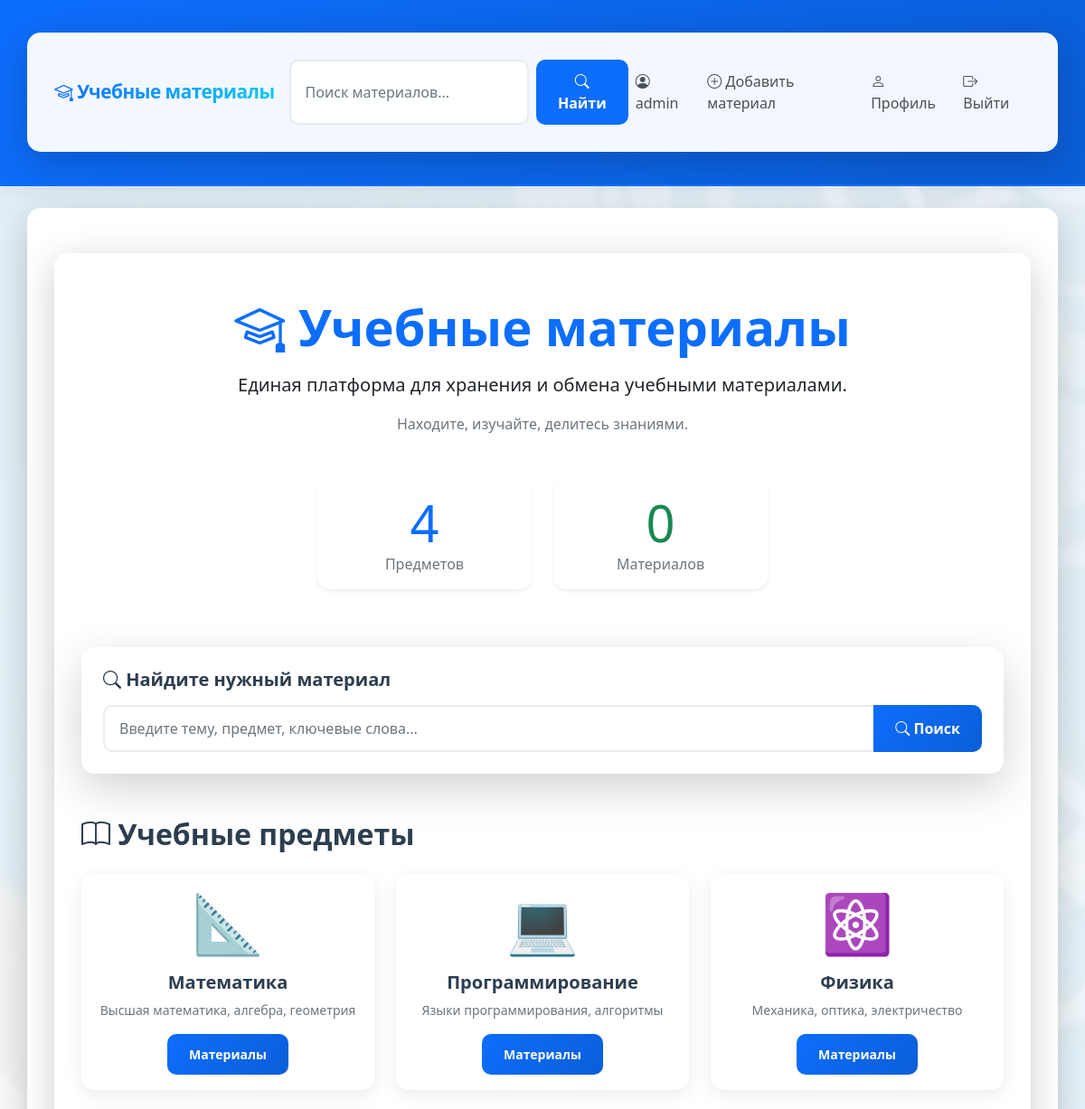
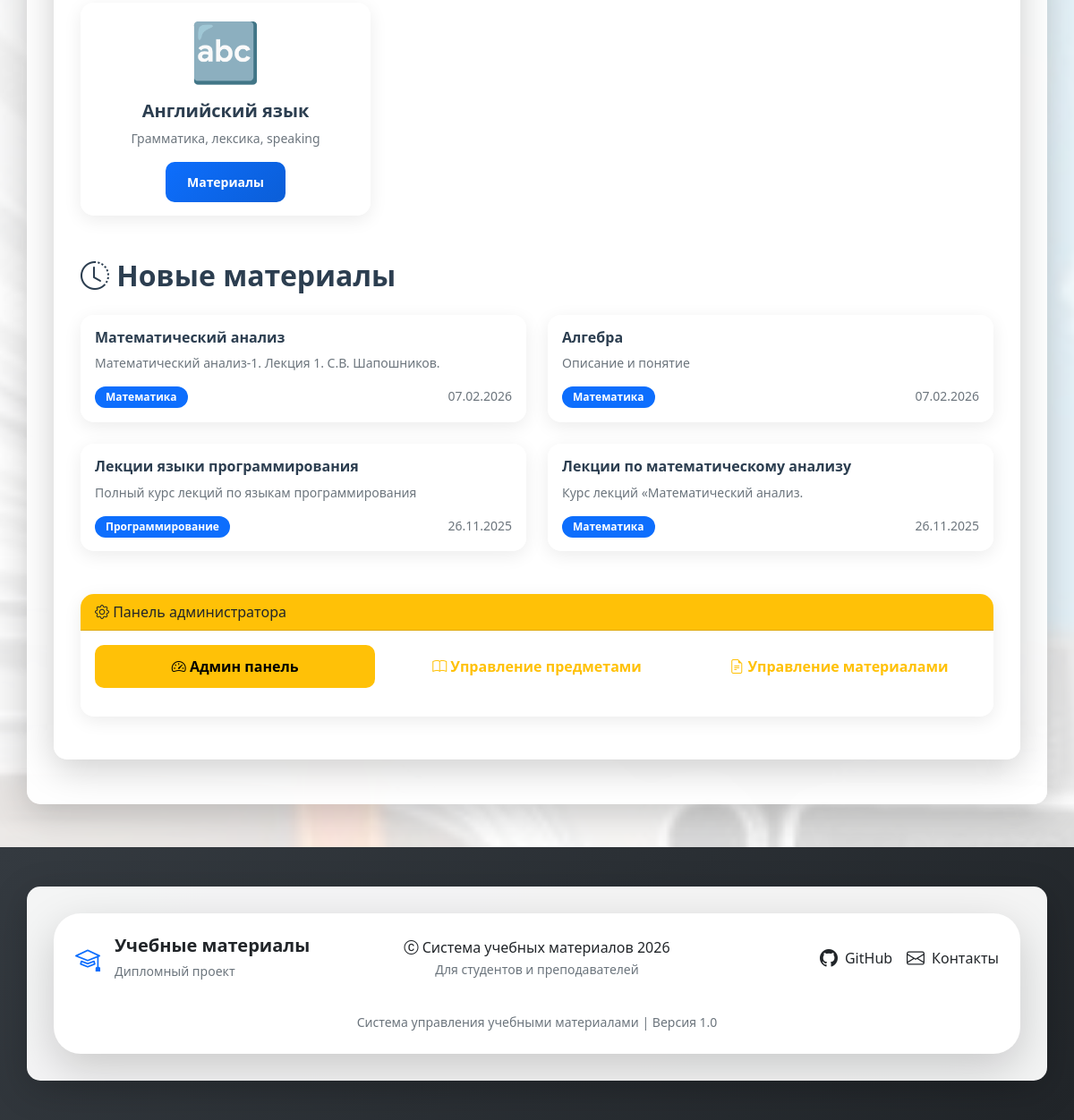
The app's page / (signed in) with its own data (2 pictures, top to bottom).
### materials/models.py (models this page shows, shortened)
class Subject(models.Model):
    name = models.CharField(max_length=100, verbose_name='Название предмета')
    description = models.TextField(blank=True, verbose_name='Описание')
    icon = models.CharField(max_length=50, default='📚', verbose_name='Иконка')
    class Meta:
        verbose_name = 'Предмет'
        verbose_name_plural = 'Предметы'

class Material(models.Model):
    MATERIAL_TYPES = [
        ('pdf', 'PDF документ'),
        ('video', 'Видео урок'),
        ('text', 'Текстовый материал'),
        ('presentation', 'Презентация'),
        ('link', 'Ссылка'),
    ]
    title = models.CharField(max_length=200, verbose_name='Название')
    description = models.TextField(verbose_name='Описание')
    subject = models.ForeignKey(Subject, on_delete=models.CASCADE, verbose_name='Предмет')
    material_type = models.CharField(max_length=20, choices=MATERIAL_TYPES, verbose_name='Тип материала')
    file = models.FileField(upload_to='materials/', blank=True, null=True, verbose_name='Файл')
    external_link = models.URLField(blank=True, verbose_name='Ссылка на внешний ресурс')
    uploaded_by = models.ForeignKey(User, on_delete=models.CASCADE, verbose_name='Автор')
    upload_date = models.DateTimeField(auto_now_add=True, verbose_name='Дата загрузки')
    tags = models.CharField(max_length=200, blank=True, verbose_name='Теги (через запятую)')
    class Meta:
        verbose_name = 'Материал'
        verbose_name_plural = 'Материалы'
        ordering = ['-upload_date']

### materials/views.py (the view, shortened to what this page needs)
# urls.py: 2. Add a URL to urlpatterns:  path('', views.home, name='home')
def home(request):
    subjects = Subject.objects.all()
    recent_materials = Material.objects.all().order_by('-upload_date')[:6]
    material_stats = {}
    for material_type, _ in Material.MATERIAL_TYPES:
        material_stats[material_type] = Material.objects.filter(
            material_type=material_type
        ).count()
    context = {
        'subjects': subjects,
        'recent_materials': recent_materials,
        'material_stats': material_stats,
    }
    return render(request, 'materials/home.html', context)

### materials/templates/materials/home.html (shortened to what this page needs)
{% extends "materials/base.html" %}
{% block content %}
<div class="container py-5">
    <div class="text-center mb-5">
        <h1 class="display-4 fw-bold text-primary mb-3">
            <i class="bi bi-mortarboard"></i>
            Учебные материалы
        </h1>
        <p class="lead">
            Единая платформа для хранения и обмена учебными материалами.
        </p>
        <p class="text-muted">
            Находите, изучайте, делитесь знаниями.
        </p>
    </div>
    <div class="row justify-content-center mb-5">
        <div class="col-md-3 col-6 mb-3">
            <div class="card text-center border-0 shadow-sm">
                <div class="card-body">
                    <div class="display-4 text-primary">{{ subjects.count|default:0 }}</div>
                    <div class="text-muted">Предметов</div>
                </div>
            </div>
        </div>
        <div class="col-md-3 col-6 mb-3">
            <div class="card text-center border-0 shadow-sm">
                <div class="card-body">
                    <div class="display-4 text-success">{{ total_materials|default:0 }}</div>
                    <div class="text-muted">Материалов</div>
                </div>
            </div>
        </div>
    </div>
    <div class="card shadow-lg mb-5">
        <div class="card-body p-4">
            <h5 class="card-title mb-3">
                <i class="bi bi-search"></i> Найдите нужный материал
            </h5>
            <form method="get" action="{% url 'search_materials' %}">
                <div class="input-group">
                    <input type="text"
                           name="q"
                           class="form-control"
                           placeholder="Введите тему, предмет, ключевые слова...">
                    <button class="btn btn-primary" type="submit">
                        <i class="bi bi-search"></i> Поиск
                    </button>
                </div>
            </form>
        </div>
    </div>
    <h2 class="mb-4">
        <i class="bi bi-book"></i> Учебные предметы
    </h2>
    <div class="row g-4 mb-5">
        {% for subject in subjects %}
        <div class="col-md-4">
            <div class="card h-100">
                <div class="card-body text-center">
                    <div class="display-3 mb-3">{{ subject.get_icon_display|default:subject.icon }}</div>
                    <h5 class="card-title">{{ subject.name }}</h5>
                    <p class="card-text text-muted small">{{ subject.description|truncatewords:10 }}</p>
                    <a href="{% url 'subject_materials' subject.id %}" class="btn btn-primary btn-sm">
                        Материалы
                    </a>
                </div>
            </div>
        </div>
        {% empty %}
        <div class="col-12">
            <div class="alert alert-info">
                Пока нет учебных предметов
            </div>
        </div>
        {% endfor %}
    </div>
    <h2 class="mb-4">
        <i class="bi bi-clock-history"></i> Новые материалы
    </h2>
    <div class="row g-4">
        {% for material in recent_materials %}
        <div class="col-md-6">
            <div class="card">
                <div class="card-body">
                    <h6 class="card-title">{{ material.title }}</h6>
                    <p class="card-text small text-muted">{{ material.description|truncatewords:15 }}</p>
                    <div class="d-flex justify-content-between">
                        <span class="badge bg-primary">{{ material.subject.name }}</span>
                        <small class="text-muted">{{ material.upload_date|date:"d.m.Y" }}</small>
                    </div>
                </div>
            </div>
        </div>
        {% empty %}
        <div class="col-12">
            <div class="alert alert-info">
                Пока нет материалов
            </div>
        </div>
        {% endfor %}
    </div>
    {% if user.is_staff or user.is_superuser %}
    <div class="card border-warning mt-5">
        <div class="card-header bg-warning text-dark">
            <i class="bi bi-gear"></i> Панель администратора
        </div>
        <div class="card-body">
            <div class="row">
                <div class="col-md-4 mb-3">
                    <a href="{% url 'admin:index' %}" class="btn btn-warning w-100">
                        <i class="bi bi-speedometer2"></i> Админ панель
                    </a>
                </div>
                <div class="col-md-4 mb-3">
                    <a href="{% url 'admin:materials_subject_changelist' %}" class="btn btn-outline-warning w-100">
                        <i class="bi bi-book"></i> Управление предметами
                    </a>
                </div>
                <div class="col-md-4 mb-3">
                    <a href="{% url 'admin:materials_material_changelist' %}" class="btn btn-outline-warning w-100">
                        <i class="bi bi-file-earmark-text"></i> Управление материалами
                    </a>
                </div>
            </div>
        </div>
    </div>
    {% endif %}
</div>
{% endblock %}

### materials/templates/materials/base.html (shortened to what this page needs)
<!DOCTYPE html>
<html lang="ru">
<head>
    <link href="https://cdn.jsdelivr.net/npm/bootstrap@5.1.3/dist/css/bootstrap.min.css" rel="stylesheet">
    <link rel="stylesheet" href="https://cdn.jsdelivr.net/npm/bootstrap-icons@1.10.0/font/bootstrap-icons.css">
    {% load static %}
    <link rel="stylesheet" href="{% static 'materials/css/main.css' %}">
    <link rel="stylesheet" href="{% static 'materials/css/animations.css' %}">
    <link rel="stylesheet" href="{% static 'materials/css/themes.css' %}">
</head>
<body>
<nav class="navbar navbar-expand-lg navbar-dark">
    <div class="container">
        <a class="navbar-brand text-primary fw-bold" href="{% url 'home' %}">
    <i class="bi bi-mortarboard"></i> Учебные материалы
</a>
        <div class="collapse navbar-collapse" id="navbarNav">
            <div class="navbar-nav me-auto">
                <form method="get" action="{% url 'search_materials' %}" class="d-flex">
                    <input type="text"
                           name="q"
                           class="form-control me-2"
                           placeholder="Поиск материалов..."
                           value="{{ request.GET.q }}"
                           aria-label="Поиск материалов">
                    <button class="btn btn-light" type="submit">
                        <i class="bi bi-search"></i> Найти
                    </button>
                </form>
            </div>
            <div class="navbar-nav">
                {% if user.is_authenticated %}
                <span class="nav-link text-white">
                            <i class="bi bi-person-circle"></i>
                            {% if user.userprofile.display_name %}
                                {{ user.userprofile.display_name }}
                            {% else %}
                                {{ user.username }}
                            {% endif %}
                        </span>
                {% if user.is_superuser %}
                <a class="nav-link" href="{% url 'add_material' %}" title="Добавить новый учебный материал">
                    <i class="bi bi-plus-circle"></i> Добавить материал
                </a>
                {% endif %}
                <a class="nav-link" href="{% url 'profile' %}" title="Мой профиль">
                    <i class="bi bi-person"></i> Профиль
                </a>
                <a class="nav-link" href="{% url 'logout' %}" title="Выйти из системы">
                    <i class="bi bi-box-arrow-right"></i> Выйти
                </a>
                {% endif %}
            </div>
        </div>
    </div>
</nav>
<div class="container mt-4 animate-fade-in">
    {% block content %}
    {% endblock %}
</div>
<footer class="py-4 mt-5">
    <div class="container">
        <div class="bg-white rounded-4 p-4 shadow-lg" style="border-radius: 30px !important;">
            <div class="row align-items-center">
                <div class="col-lg-4 mb-3 mb-lg-0">
                    <div class="d-flex align-items-center">
                        <i class="bi bi-mortarboard fs-3 text-primary me-3"></i>
                        <div>
                            <h5 class="text-dark mb-1 fw-bold">Учебные материалы</h5>
                            <small class="text-muted">Дипломный проект</small>
                        </div>
                    </div>
                </div>
                <div class="col-lg-4 mb-3 mb-lg-0 text-center">
                    <p class="text-dark mb-0">
                        <i class="bi bi-c-circle"></i> Система учебных материалов {% now "Y" %}
                    </p>
                    <small class="text-muted">
                        Для студентов и преподавателей
                    </small>
                </div>
                <div class="col-lg-4 text-lg-end">
                    <div class="d-flex justify-content-center justify-content-lg-end gap-3">
                        <a href="https://github.com/KOFF63/graduate-work"
                           class="text-dark text-decoration-none d-flex align-items-center fw-medium"
                           target="_blank">
                            <i class="bi bi-github fs-5 me-2"></i> GitHub
                        </a>
                        <a href="#" class="text-dark text-decoration-none d-flex align-items-center fw-medium">
                            <i class="bi bi-envelope fs-5 me-2"></i> Контакты
                        </a>
                    </div>
                </div>
            </div>
            <hr class="my-3">
            <div class="row">
                <div class="col-12 text-center">
                    <small class="text-muted">
                        Система управления учебными материалами | Версия 1.0
                    </small>
                </div>
            </div>
        </div>
    </div>
</footer>
{% load static %}
</body>
</html>

### materials/static/materials/css/main.css (style rules this page uses)
.navbar-brand { font-weight: bold; font-size: 1.5rem; }
.nav-link { font-weight: 500; }
body { background-image: url('/static/materials/images/9ade-s.jpg'); background-size: cover; background-position: center center; background-attachment: fixed; background-repeat: no-repeat; min-height: 100vh; margin: 0; padding: 0; }
body::before { content: ''; position: fixed; top: 0; left: 0; right: 0; bottom: 0; background: rgba(255, 255, 255, 0.85); z-index: -1; }
.container { background-color: rgba(255, 255, 255, 0.92); border-radius: 15px; padding: 30px; margin-top: 20px; margin-bottom: 20px; box-shadow: 0 10px 40px rgba(0, 0, 0, 0.1); position: relative; }
.card { background-color: rgba(255, 255, 255, 0.97); border: 1px solid rgba(0, 0, 0, 0.08); border-radius: 12px; box-shadow: 0 5px 20px rgba(0, 0, 0, 0.08); transition: all 0.3s ease; backdrop-filter: blur(8px); overflow: hidden; }
.navbar { background-color: rgba(13, 110, 253, 0.92) !important; backdrop-filter: blur(15px); box-shadow: 0 4px 25px rgba(0, 0, 0, 0.1); border-bottom: 1px solid rgba(255, 255, 255, 0.2); }
.card-body { color: #333; }
h1, h2, h3, h4, h5, h6 { color: #2c3e50; font-weight: 600; }
.btn { border-radius: 8px; font-weight: 500; transition: all 0.3s ease; }
.form-control { background-color: rgba(255, 255, 255, 0.95); border: 1px solid rgba(0, 0, 0, 0.1); border-radius: 8px; }

### materials/static/materials/css/animations.css (style rules this page uses)
.animate-fade-in { animation: fadeIn 0.8s ease-out; }

### materials/static/materials/css/themes.css (style rules this page uses)
body { background-color: #f8f9fa; background-image: radial-gradient(#e9ecef 1px, transparent 1px); background-size: 20px 20px; min-height: 100vh; font-family: 'Segoe UI', Tahoma, Geneva, Verdana, sans-serif; }
.card { border-radius: 15px; border: none; transition: all 0.3s cubic-bezier(0.4, 0, 0.2, 1); overflow: hidden; }
.navbar { background: linear-gradient(135deg, #0d6efd 0%, #0b5ed7 100%); box-shadow: 0 4px 20px rgba(13, 110, 253, 0.15); padding: 1rem 0; }
.navbar-brand { font-weight: 700; font-size: 1.8rem; letter-spacing: -0.5px; }
.btn { border-radius: 10px; font-weight: 600; padding: 0.75rem 1.5rem; transition: all 0.3s ease; border: none; }
.btn-primary { background: linear-gradient(135deg, #0d6efd 0%, #0b5ed7 100%); border: none; }
.badge { border-radius: 20px; padding: 0.5em 1em; font-weight: 600; }
.form-control, .form-select { border-radius: 10px; padding: 0.75rem 1rem; border: 2px solid #e9ecef; transition: all 0.3s ease; }
footer { background: linear-gradient(135deg, #343a40 0%, #212529 100%); color: white; margin-top: 5rem; padding: 3rem 0; }

### materials/templates/materials/base.html (style rules this page uses)
.navbar { background-color: rgba(255, 255, 255, 0.98) !important; box-shadow: 0 4px 20px rgba(0, 0, 0, 0.08); border-bottom: 2px solid #0d6efd; }
.navbar-brand { background: linear-gradient(90deg, #0d6efd, #0dcaf0); -webkit-background-clip: text; -webkit-text-fill-color: transparent; background-clip: text; font-weight: 700; font-size: 1.3rem; }
.navbar-nav .nav-link { color: #495057 !important; font-weight: 500; transition: all 0.3s ease; }
.navbar .btn-light { background-color: #0d6efd; border-color: #0d6efd; color: white; }

### records on screen
Subject: icon "📐", name "Математика", description "Высшая математика, алгебра, геометрия"
Subject: icon "💻", name "Программирование", description "Языки программирования, алгоритмы"
Subject: icon "⚛️", name "Физика", description "Механика, оптика, электричество"
Subject: icon "🔤", name "Английский язык", description "Грамматика, лексика, speaking"
Material: title "Математический анализ", description "Математический анализ-1. Лекция 1. С.В. Шапошников.", subject.name "Математика", upload_date "07.02.2026"
Material: title "Алгебра", description "Описание и понятие", subject.name "Математика", upload_date "07.02.2026"
Material: title "Лекции языки программирования", description "Полный курс лекций по языкам программирования", subject.name "Программирование", upload_date "26.11.2025"
Material: title "Лекции по математическому анализу", description "Курс лекций «Математический анализ.", subject.name "Математика", upload_date "26.11.2025"

### other values on screen
{{ user.username }} "admin"
{{ subjects.count|default:0 }} "4"
{{ total_materials|default:0 }} "0"
